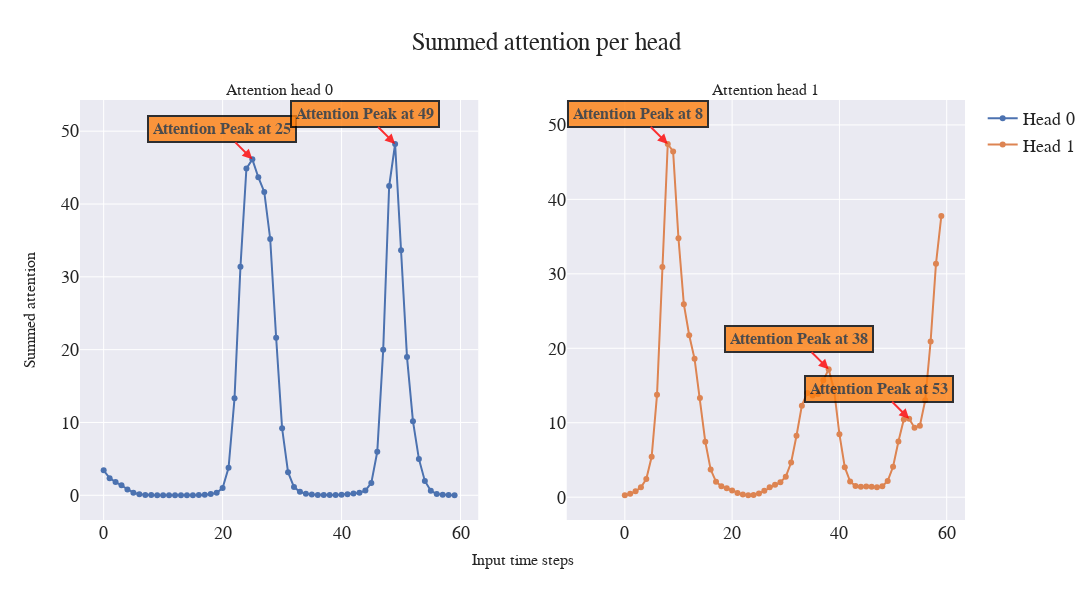

This figure's notebook cell:
### Code cell
from scipy.signal import find_peaks
# indices = find_peaks(result_attn)[0]

fig = make_subplots(rows=1, cols=2,
                    subplot_titles=[f'Attention head {i}' for i in range(attention_weights.shape[0])],
                    x_title='Input time steps',
                    y_title='Summed attention')

all_peaks_indices = np.array([])
for i, head_attn in enumerate(attention_weights):
    head_attn = head_attn/np.max(head_attn.flatten())
    head_attn = head_attn[feat_win:, :feat_win]
    result_attn = head_attn.sum(axis=0)
    indices = find_peaks(result_attn, distance = 15,)[0]
    fig.add_trace(go.Scatter(
    y=result_attn,
    mode='lines+markers',
    name=f'Head {i}'),
    row=1, col=i+1)

    for idx in indices:
        xref = f'x{i+1}' if i > 0 else 'x'
        yref = f'y{i+1}' if i > 0 else 'y'
        fig.add_annotation(
                x=idx,
                y=result_attn[idx],
                xref=xref,
                yref=yref,
                text=f"<b>Attention Peak at<b> {idx}",
                showarrow=True,
                font=dict(
                    size=16,
                    ),
                align="center",
                arrowhead=2,
                arrowsize=1,
                arrowwidth=2,
                arrowcolor="Red",
                ax=-30,
                ay=-30,
                bordercolor="Black",
                borderwidth=2,
                borderpad=4,
                bgcolor="#ff7f0e",
                opacity=0.8
                )
    all_peaks_indices = np.concatenate((all_peaks_indices, indices), axis=0)

fig.update_layout(
    autosize=False,
    width=1200,
    height=600,
    font=dict(
    family="Times new Roman",
    size=18),
    template='seaborn',
    title='Summed attention per head',

)
# fig = px.line(plot_df, x='entry_index', y=['entry'])
fig.show()

### Figure 1 — Plotly figure (JSON) as saved in the notebook; plotly's stock layout.template omitted (floating-point values rounded to 4 significant figures)
{"data": [{"mode": "lines+markers", "name": "Head 0", "type": "scatter", "xaxis": "x", "y": [3.424, 2.353, 1.823, 1.37, 0.8093, 0.3545, 0.1329, 0.05243, 0.02412, 0.01238, 0.006521, 0.003656, 0.002627, 0.002979, 0.005601, 0.01452, 0.03813, 0.08285, 0.1582, 0.3402, 1.001, 3.775, 13.31, 31.4, 44.86, 46.13, 43.68, 41.66, 35.19, 21.63, 9.201, 3.171, 1.122, 0.467, 0.2214, 0.1076, 0.053, 0.0309, 0.02632, 0.03569, 0.06707, 0.1324, 0.2262, 0.3529, 0.6449, 1.692, 5.971, 19.99, 42.47, 48.24, 33.66, 18.97, 10.18, 4.995, 1.974, 0.6184, 0.1822, 0.06409, 0.03079, 0.0192], "yaxis": "y"}, {"mode": "lines+markers", "name": "Head 1", "type": "scatter", "xaxis": "x2", "y": [0.2606, 0.4478, 0.7836, 1.327, 2.437, 5.425, 13.75, 30.92, 47.44, 46.44, 34.76, 25.92, 21.75, 18.58, 13.33, 7.441, 3.709, 2.077, 1.466, 1.186, 0.8975, 0.5739, 0.3502, 0.2648, 0.2986, 0.4797, 0.8594, 1.334, 1.681, 2.001, 2.761, 4.66, 8.26, 12.3, 14.0, 13.66, 13.87, 15.7, 17.18, 14.43, 8.459, 4.036, 2.11, 1.489, 1.39, 1.428, 1.388, 1.32, 1.468, 2.186, 4.089, 7.491, 10.44, 10.53, 9.34, 9.602, 13.03, 20.91, 31.34, 37.78], "yaxis": "y2"}], "layout": {"annotations": [{"font": {"size": 16}, "showarrow": false, "text": "Attention head 0", "x": 0.225, "xanchor": "center", "xref": "paper", "y": 1, "yanchor": "bottom", "yref": "paper"}, {"font": {"size": 16}, "showarrow": false, "text": "Attention head 1", "x": 0.775, "xanchor": "center", "xref": "paper", "y": 1, "yanchor": "bottom", "yref": "paper"}, {"font": {"size": 16}, "showarrow": false, "text": "Input time steps", "x": 0.5, "xanchor": "center", "xref": "paper", "y": 0, "yanchor": "top", "yref": "paper", "yshift": -30}, {"font": {"size": 16}, "showarrow": false, "text": "Summed attention", "textangle": -90, "x": 0, "xanchor": "right", "xref": "paper", "xshift": -40, "y": 0.5, "yanchor": "middle", "yref": "paper"}, {"align": "center", "arrowcolor": "Red", "arrowhead": 2, "arrowsize": 1, "arrowwidth": 2, "ax": -30, "ay": -30, "bgcolor": "#ff7f0e", "bordercolor": "Black", "borderpad": 4, "borderwidth": 2, "font": {"size": 16}, "opacity": 0.8, "showarrow": true, "text": "<b>Attention Peak at<b> 25", "x": 25, "xref": "x", "y": 46.13, "yref": "y"}, {"align": "center", "arrowcolor": "Red", "arrowhead": 2, "arrowsize": 1, "arrowwidth": 2, "ax": -30, "ay": -30, "bgcolor": "#ff7f0e", "bordercolor": "Black", "borderpad": 4, "borderwidth": 2, "font": {"size": 16}, "opacity": 0.8, "showarrow": true, "text": "<b>Attention Peak at<b> 49", "x": 49, "xref": "x", "y": 48.24, "yref": "y"}, {"align": "center", "arrowcolor": "Red", "arrowhead": 2, "arrowsize": 1, "arrowwidth": 2, "ax": -30, "ay": -30, "bgcolor": "#ff7f0e", "bordercolor": "Black", "borderpad": 4, "borderwidth": 2, "font": {"size": 16}, "opacity": 0.8, "showarrow": true, "text": "<b>Attention Peak at<b> 8", "x": 8, "xref": "x2", "y": 47.44, "yref": "y2"}, {"align": "center", "arrowcolor": "Red", "arrowhead": 2, "arrowsize": 1, "arrowwidth": 2, "ax": -30, "ay": -30, "bgcolor": "#ff7f0e", "bordercolor": "Black", "borderpad": 4, "borderwidth": 2, "font": {"size": 16}, "opacity": 0.8, "showarrow": true, "text": "<b>Attention Peak at<b> 38", "x": 38, "xref": "x2", "y": 17.18, "yref": "y2"}, {"align": "center", "arrowcolor": "Red", "arrowhead": 2, "arrowsize": 1, "arrowwidth": 2, "ax": -30, "ay": -30, "bgcolor": "#ff7f0e", "bordercolor": "Black", "borderpad": 4, "borderwidth": 2, "font": {"size": 16}, "opacity": 0.8, "showarrow": true, "text": "<b>Attention Peak at<b> 53", "x": 53, "xref": "x2", "y": 10.53, "yref": "y2"}], "autosize": false, "font": {"family": "Times new Roman", "size": 18}, "height": 600, "title": {"text": "Summed attention per head"}, "width": 1200, "xaxis": {"anchor": "y", "domain": [0, 0.45]}, "xaxis2": {"anchor": "y2", "domain": [0.55, 1]}, "yaxis": {"anchor": "x", "domain": [0, 1]}, "yaxis2": {"anchor": "x2", "domain": [0, 1]}}}
